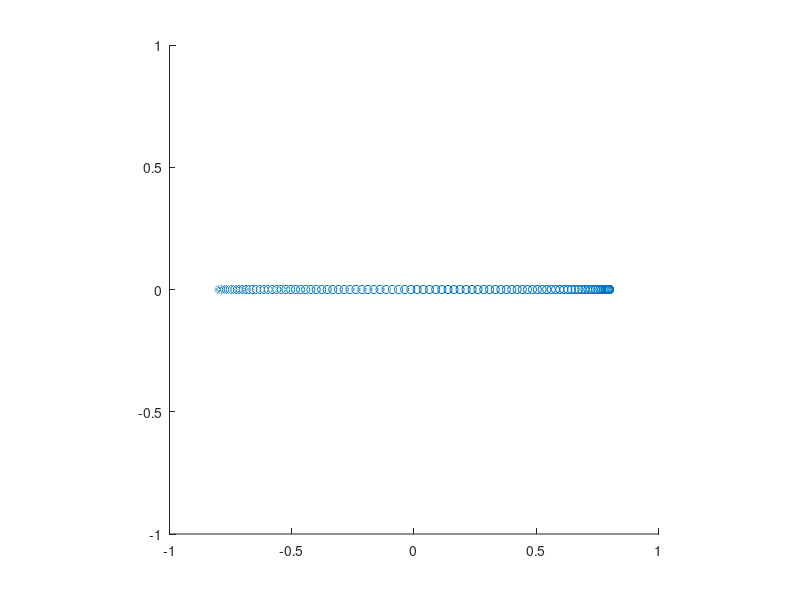

MATLAB code for this plot: (Note: this script raises an error after producing the figure.)
%% import
clear all;
close all;
addpath(genpath('Victor'))
addpath(genpath('TCPP'))

%%
th = pi;
rad = 0.8;
sft = 0.1
t = linspace(0, 1, 100);

%%
x = cos(th*t) * rad;
y = zeros(size(t)) * rad;
z = sin(th*t)*0.5 * rad;

figure(1);clf;hold on
scatter3(x, y, z)
axis equal
axis([-1 1 -1 1 -1 1])
p = [x; y; z]'
normalise_path(p)
scatter3(p(:,1),p(:,2),p(:,3),'+')
%%
pipe_x = 0.5;
pipe_rad = [0.3 0.5];
task = TaskTools.PipePath(pipe_x, pipe_rad);

points = task.path;
task_pose_vec = TForm.tform2vec(task.T);
% plot
f=figure(1);clf;
scatter3(points(:,1),points(:,2),points(:,3),'filled')
PlotTools.plotPoses(task_pose_vec,0.3)
axis equal
xlabel("x")
ylabel("y")
zlabel("z")
axis([-0.2 1.1 -0.25 0.25 0 0.6])
view([-15 5])
if false
   saveas(f, "../UCL Final Project/figures/task/task_poses.png", 'png') 
end

% dont below show for now
% task_pose_vec = TForm.tform2vec(task.getT());
% 
% figure(2);clf;
% scatter3(points(:,1),points(:,2),points(:,3),'filled')
% PlotTools.plotPoses(task_pose_vec,0.1)
% axis equal
% axis([-1 1 -1 1 -1 1])
% 
% figure(3);clf;
% scatter3(points(:,1),points(:,2),points(:,3),'filled')
% axis equal
% axis([-1 1 -1 1 -1 1])
% 
% points = task.points;
% task_pose_vec = TForm.tform2vec(task.pointsToTForm());
% 
% figure(4);clf
% scatter3(points(:,1),points(:,2),points(:,3),'o')
% PlotTools.plotPoses(task_pose_vec,0.1)
% axis equal
% axis([-1 1 -1 1 -1 1])
%% test U pattern
q = Tasks.UPath(.2)
points = q.path;

figure(1);clf;
scatter3(points(:,1),points(:,2),points(:,3),'filled')

%%
q_T = q.toTForm(q);
q_vec = TForm.tform2vec(q_T);

figure(1);clf;
PlotTools.plotPoses(q_vec, 0.1)
axis([-0.4 1.2 -1.2 1.2 -0.4 1.2])
%%  arched around z .:'`':.
task = TaskTools.Task(pi);

points = task.path;
vec = TForm.tform2vec(task.toTForm(task));
% plot
figure(1);clf;hold on
scatter3(points(:,1),points(:,2),points(:,3),'filled')
PlotTools.plotPoses(vec, 0.1)

axis equal
%%  arched around y .:'`':.
task = TaskTools.PipePath(0.5, [0.1 0.1]);

points = task.path;
vec = TForm.tform2vec(task.T);
% plot
figure(1);clf;hold on
scatter3(points(:,1),points(:,2),points(:,3),'filled')
axis equal
axis([-1 1 -1 1 -1 1])
xlabel('x')
ylabel('y')
zlabel('z')

figure(2);clf;hold on
PlotTools.plotPoses(vec, 0.1)

axis equal
axis([0 1 -1 1 -0.5 0.5])
xlabel('x')
ylabel('y')
zlabel('z')


vec = TForm.tform2vec(task.pointsToTForm());

figure(3);clf;hold on
PlotTools.plotPoses(vec, 0.1)

axis equal
axis([0 1 -1 1 -1 1])
xlabel('x')
ylabel('y')
zlabel('z')
%% toTForm2 - to make the transformation matrices correct

points_T = task.pointsToTForm();
n_points = size(task.points,1)

path_ = task.path;
n = size(path_,1);
ax = diff(path_-1,1);
ax = [ax; ax(end,:)];
axx = path_ - path_(1,:);
tform = zeros(4, 4, n);
for i = 1:n
    ind = min(n_points, ceil(i/n*n_points));
    if path_(i,1) > 0 % a little trick
        ind = find( abs(points_T(1,4,:)-path_(i,1))<0.005, 1,'last')
    else
        ind = find( abs(points_T(1,4,:)-path_(i,1))<0.005, 1)
    end
    rotm = tform2eul(points_T(:,:,ind));
    
    tform(:,:,i) = points_T(:,:,ind);
    tform(1:3, 4, i) = path_(i, :)';
end


vec = TForm.tform2vec(tform);

figure(3);clf;hold on
axis equal
axis([-1 1 -1 1 -1 1])

PlotTools.plotPoses(vec, 0.2)


%%
figure(2);clf
scatter3(task.path(:,1),task.path(:,2),task.path(:,3))
axis equal
%%
function path_ = normalise_path(path_)
    % normalise  given path so that its amplitude in any direction is max 1.
    normalise = @(x) x ./ max(abs(x));
    path_ = [normalise(path_(:, 1)), normalise(path_(:, 2)), normalise(path_(:, 3))];
    path_(isnan(path_)) = 0;
end